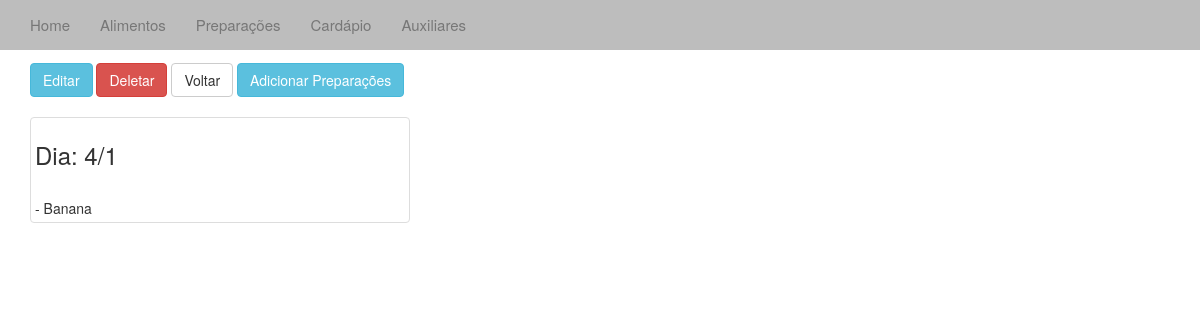
The page /vercardapio/3/ on the database as committed earlier.
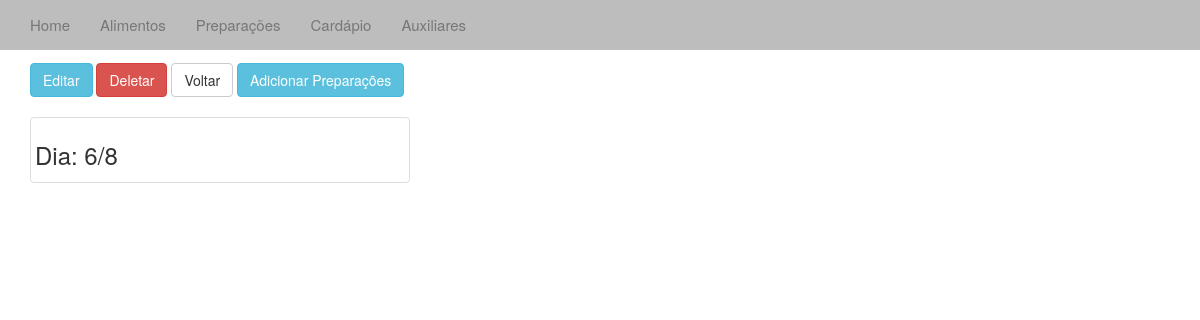
The same page on the database as committed later.
### cardapio/models.py (models this page shows, shortened)
class Dia_Cardapio(models.Model):
	dia = models.IntegerField(max_length=2)
	mes = models.IntegerField(max_length=2)
	ano = models.IntegerField(max_length=2)

class Cardapio_Prep(models.Model):
	dia = models.ForeignKey(Dia_Cardapio)
	prep = models.ForeignKey(Prepara)
	r1 = models.IntegerField(max_length=1)
	r2 = models.IntegerField(max_length=1)
	r3_1 = models.IntegerField(max_length=1)
	r3_2 = models.IntegerField(max_length=1)
	r4 = models.IntegerField(max_length=1)
	r5 = models.IntegerField(max_length=1)
	r6 = models.IntegerField(max_length=1)
	r7 = models.IntegerField(max_length=1)
	r8 = models.IntegerField(max_length=1)
	r9 = models.IntegerField(max_length=1)
	r10 = models.IntegerField(max_length=1)

class Prepara(models.Model):
	desc = models.CharField(max_length=40)
	inNatura = models.IntegerField(max_length=1)
	enxofre = models.IntegerField(max_length=1)
	cor = models.CharField(max_length=10)
	tipoPrep = models.CharField(max_length=40)
	coccao = models.CharField(max_length=40)

### cardapio/views.py (the view)
# urls.py: url(r'vercardapio/(?P<id_dia_cardapio>\d+)/$', 'cardapio.views.vercardapio', name='vercardapio'),
def vercardapio(request,id_dia_cardapio):
	card = Cardapio_Prep.objects.all()
	c = get_object_or_404(Dia_Cardapio, pk=id_dia_cardapio)
	p_card = []
	for p in card:
		if p.dia.dia == c.dia and p.dia.mes == c.mes and p.dia.ano == c.ano:
			p_card.append(p)
	context = {'p_card':p_card,'c':c}
	return render(request,"vercardapio.html",context)

### templates/vercardapio.html (shortened to what this page needs)
{% extends "base.html" %}
{% block body%}
<div class="container-fluid">
	<div class="container">
			<h2>Alimento</h2>
			<a href="/editcardapio/{{ c.id }}"><button type="button" class="btn btn-info">Editar</button></a>
			<a href="/deletecardapio/{{ c.id }}"><button type="button" class="btn btn-danger">Deletar</button></a>
			<a href="/cardapios/"><button type="button" class="btn btn-default">Voltar</button></a>
			<a href="/prep_cardapio/{{ c.id }}"><button type="button" class="btn btn-info">Adicionar Preparações</button></a>
			<br /><br />
			<div class="thumbnail col-sm-4">
				<h3>Dia: {{ c.dia }}/{{ c.mes }}</h3>
				{% if p_card %}
					{% for p in p_card %}
						<br />- {{ p.prep.desc }}
					{% endfor %}
				{% endif %}
			</div>
</div>
{% endblock %}

Rows that differ between the two databases and show on the page:
removed Cardapio_Prep: prep.desc "Banana"
changed Dia_Cardapio: dia "4" → "6"; mes "1" → "8"
